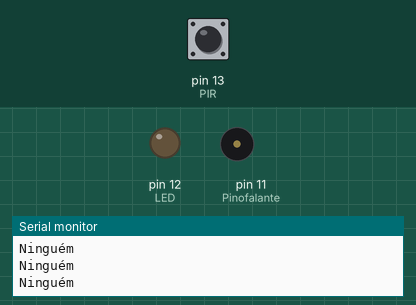
Recording of a sketch running on a simulated Arduino Uno, built with avr-gcc and run on an emulated ATmega328P. On the bench: output pins drawn as LEDs (lit = HIGH), buzzer (waves = sounding), the last lines printed to the serial monitor. Dashed ring = blinking. The test bench sets the inputs (shaded band); at power-on: pin 13 (PIR) LOW.

Above: at 1.2 s.
1.3 s: pin 13 (PIR) driven HIGH
At 1.6 s:
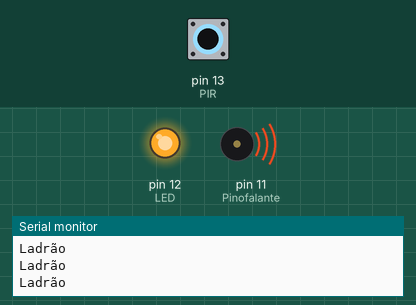
2.8 s: pin 13 (PIR) driven LOW
At 3.9 s:
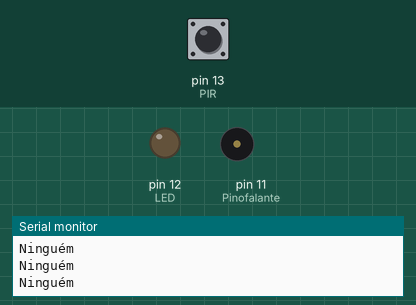
5.8 s: pin 13 (PIR) pulsed HIGH 5 times (0.12 s each, 0.3 s apart)
At 5.87 s:
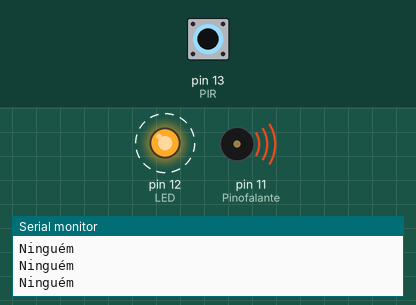
Timing chart, 0 to 8.8 s (numbered marks = the images above; inputs shaded):
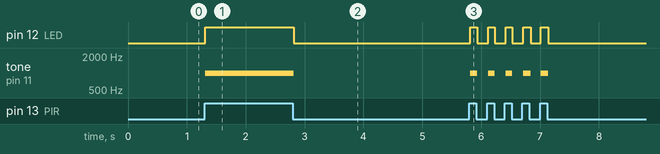

The sketch:

pir.ino
```cpp
int PIR = 13;
int LED = 12;

int tempo = 10;
int frequencia = 0;
int Pinofalante = 11;

void setup() {
  Serial.begin(9600);
  pinMode(PIR, INPUT);
  pinMode(LED, OUTPUT);
  pinMode(Pinofalante,OUTPUT);
}

void loop() {
  int acionamento = digitalRead(PIR);
  if(acionamento == HIGH){
    tempo=1000;
    frequencia=1000;
    Serial.println("Ladrão");
    digitalWrite(LED, HIGH);
    tone(Pinofalante,frequencia,tempo);

  }else{
    tempo=0;
    frequencia=0;
    Serial.println("Ninguém");
    digitalWrite(LED, LOW);
    tone(Pinofalante,frequencia,tempo);
  }

}
```

Measured:
- after the input at 1.3 s, pin 12 (LED): LOW → HIGH at once; tone on pin 11 (Pinofalante): silent → 1000 Hz at once
- after the input at 2.8 s, pin 12 (LED): HIGH → LOW at once; tone on pin 11 (Pinofalante): 1000 Hz → silent at once
- after the input at 5.8 s, pin 12 (LED): alternates HIGH for 0.11 s and LOW for 0.19 s, 10 changes in all, then stays LOW, starting at once; tone on pin 11 (Pinofalante): alternates 1000 Hz for 0.11 s and silent for 0.19 s, 10 changes in all, then stays silent, starting at once
